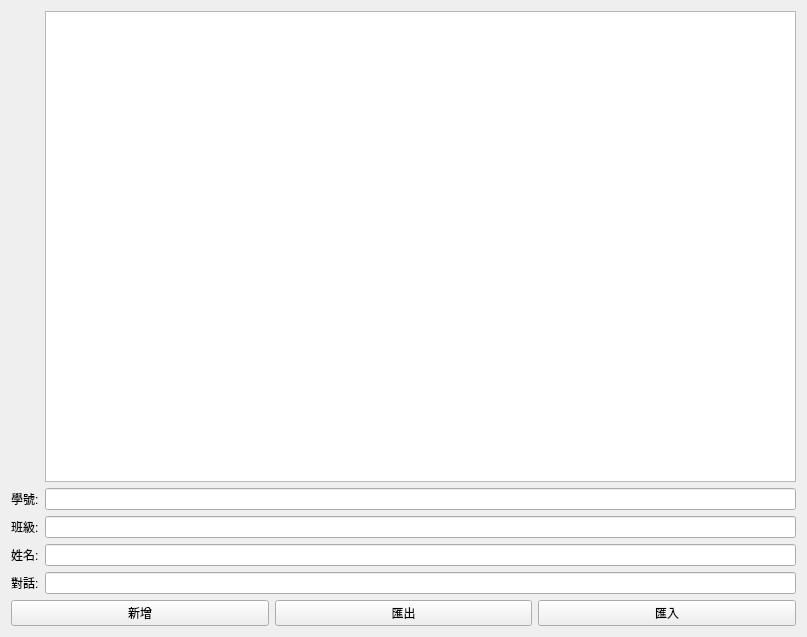
<?xml version="1.0" encoding="UTF-8"?>
<ui version="4.0">
 <class>MyWidget</class>
 <widget class="QWidget" name="MyWidget">
  <property name="geometry">
   <rect>
    <x>0</x>
    <y>0</y>
    <width>807</width>
    <height>637</height>
   </rect>
  </property>
  <property name="windowTitle">
   <string>MyWidget</string>
  </property>
  <layout class="QGridLayout" name="gridLayout_4">
   <item row="1" column="0">
    <layout class="QGridLayout" name="gridLayout">
     <item row="0" column="0">
      <widget class="QLabel" name="label_2">
       <property name="text">
        <string>班級:</string>
       </property>
      </widget>
     </item>
     <item row="0" column="1">
      <widget class="QLineEdit" name="lineEdit_2"/>
     </item>
    </layout>
   </item>
   <item row="2" column="0">
    <layout class="QGridLayout" name="gridLayout_2">
     <item row="1" column="1">
      <widget class="QLineEdit" name="lineEdit_3"/>
     </item>
     <item row="1" column="0">
      <widget class="QLabel" name="label_3">
       <property name="text">
        <string>姓名:</string>
       </property>
      </widget>
     </item>
    </layout>
   </item>
   <item row="3" column="0">
    <layout class="QGridLayout" name="gridLayout_3">
     <item row="0" column="0">
      <widget class="QLabel" name="label_4">
       <property name="text">
        <string>對話:</string>
       </property>
      </widget>
     </item>
     <item row="0" column="1">
      <widget class="QLineEdit" name="lineEdit_4"/>
     </item>
    </layout>
   </item>
   <item row="0" column="0">
    <layout class="QFormLayout" name="formLayout">
     <item row="1" column="0">
      <widget class="QLabel" name="label">
       <property name="text">
        <string>學號:</string>
       </property>
      </widget>
     </item>
     <item row="1" column="1">
      <widget class="QLineEdit" name="lineEdit"/>
     </item>
     <item row="0" column="1">
      <widget class="QTableWidget" name="tableWidget"/>
     </item>
    </layout>
   </item>
   <item row="4" column="0">
    <layout class="QHBoxLayout" name="horizontalLayout">
     <item>
      <widget class="QPushButton" name="pushButton">
       <property name="text">
        <string>新增</string>
       </property>
      </widget>
     </item>
     <item>
      <widget class="QPushButton" name="pushButton_2">
       <property name="text">
        <string>匯出</string>
       </property>
      </widget>
     </item>
     <item>
      <widget class="QPushButton" name="pushButton_4">
       <property name="text">
        <string>匯入</string>
       </property>
      </widget>
     </item>
    </layout>
   </item>
  </layout>
 </widget>
 <resources/>
 <connections/>
</ui>
